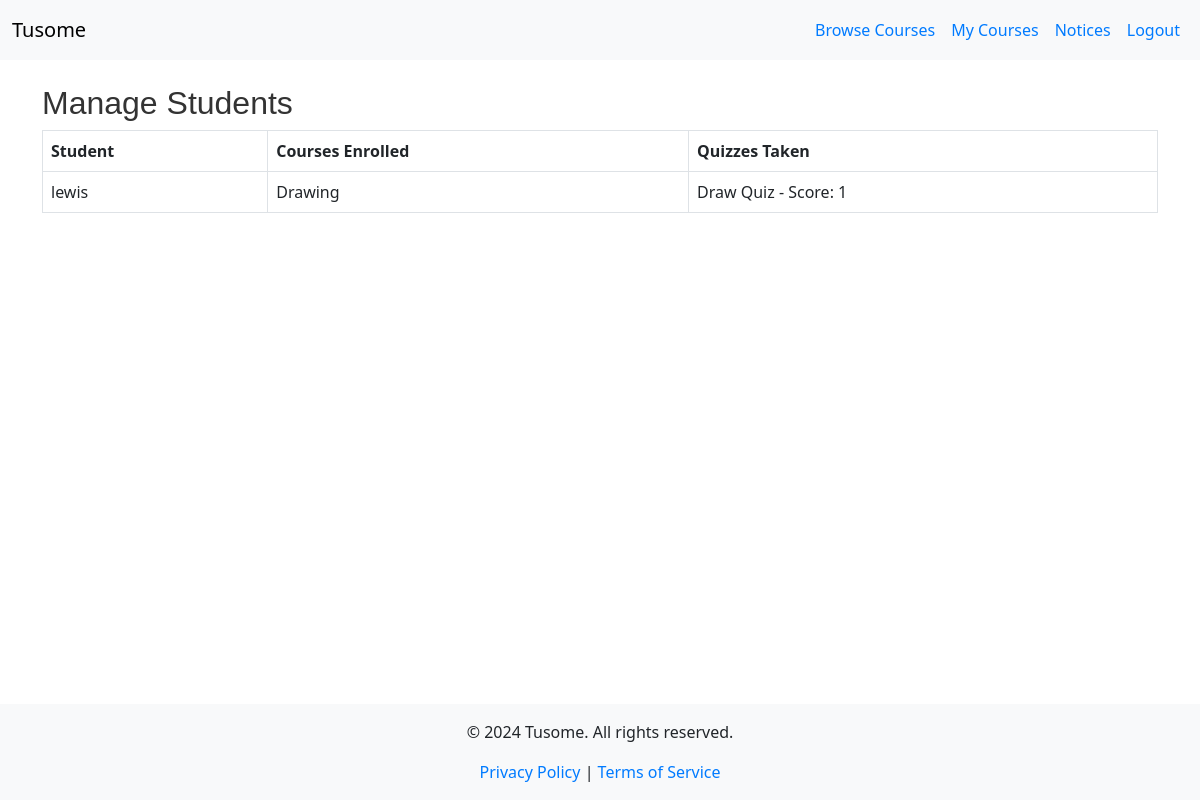
Page /instructor/manage_students (signed in) on the committed database.
### models.py (models this page shows, shortened)
class User(UserMixin, db.Model):
    id = db.Column(db.Integer, primary_key=True)
    username = db.Column(db.String(150), unique=True, nullable=False)
    password = db.Column(db.String(150), nullable=False)
    role = db.Column(db.Enum(RoleEnum), nullable=False)  # Using Enum for roles
    instructor = db.relationship('Instructor', back_populates='user', uselist=False)
    student = db.relationship('Student', back_populates='user', uselist=False)

class Course(db.Model):
    id = db.Column(db.Integer, primary_key=True)
    title = db.Column(db.String(200), nullable=False)
    description = db.Column(db.Text, nullable=False)
    is_featured = db.Column(db.Boolean, default=False)
    instructor_id = db.Column(db.Integer, db.ForeignKey('instructor.id'), nullable=False)
    instructor = db.relationship('Instructor', back_populates='courses')
    lessons = db.relationship('Lesson', back_populates='course', lazy=True)
    quizzes = db.relationship('Quiz', back_populates='course', lazy=True)
    materials = db.relationship('CourseMaterial', back_populates='course', lazy=True)
    enrollments = db.relationship('Enrollment', back_populates='course', lazy=True)
    submissions = db.relationship('Submission', back_populates='course', lazy=True)

class Quiz(db.Model):
    id = db.Column(db.Integer, primary_key=True)
    course_id = db.Column(db.Integer, db.ForeignKey('course.id'), nullable=False)
    title = db.Column(db.String(200), nullable=False)
    status = db.Column(db.String(20), nullable=False)
    course = db.relationship('Course', back_populates='quizzes')
    questions = db.relationship('Question', back_populates='quiz', lazy=True)
    quiz_submissions = db.relationship('QuizSubmission', back_populates='quiz', lazy=True)

### app.py (the view)
@app.route('/instructor/manage_students')
@login_required
def manage_students():
    students = db.session.query(Student).all()
    student_courses_quizzes = []
    for student in students:
        courses = [enrollment.course.title for enrollment in student.enrollments]
        quiz_dict = {}
        for quiz_submission in student.quiz_submissions:
            quiz = quiz_submission.quiz
            if quiz.id not in quiz_dict:
                quiz_dict[quiz.id] = (quiz.title, quiz_submission.grade)
        student_courses_quizzes.append({
            'student': student,
            'courses': courses,
            'quizzes': list(quiz_dict.values())  # Convert dictionary back to list
        })
    return render_template('manage_students.html', student_courses_quizzes=student_courses_quizzes)

### app.py (called while the page is built)
@app.context_processor
def inject_current_year():
    return {'current_year': datetime.utcnow().year}

@login_manager.user_loader
def load_user(user_id):
    return User.query.get(int(user_id))

@app.context_processor
def inject_roleenum():
    return dict(RoleEnum=RoleEnum)

### templates/manage_students.html
{% extends "base.html" %}
{% block content %}
<h2>Manage Students</h2>
<table class="table table-bordered">
    <thead>
        <tr>
            <th>Student</th>
            <th>Courses Enrolled</th>
            <th>Quizzes Taken</th>
        </tr>
    </thead>
    <tbody>
        {% for entry in student_courses_quizzes %}
        <tr>
            <td>{{ entry.student.user.username }}</td>
            <td>
                {% if entry.courses %}
                    {% for course in entry.courses %}
                        {{ course }}<br>
                    {% endfor %}
                {% else %}
                    No courses enrolled
                {% endif %}
            </td>
            <td>
                {% if entry.quizzes %}
                    {% for quiz, score in entry.quizzes %}
                        {{ quiz }} - Score: {{ score }}<br>
                    {% endfor %}
                {% else %}
                    No quizzes taken
                {% endif %}
            </td>
        </tr>
        {% endfor %}
    </tbody>
</table>
{% endblock %}

### static/css/style.css (style rules this page uses)
h1, h2, h3 { color: #333; font-family: 'Arial', sans-serif; }
html, body { height: 100%; margin: 0; }
body { display: flex; flex-direction: column; }

### templates/base.html (style rules this page uses)
html, body { height: 100%; margin: 0; }
body { display: flex; flex-direction: column; }

### rows in the picture
User: student.user.username "lewis"
Course: title "Drawing"
Quiz: title "Draw Quiz", score "1"
